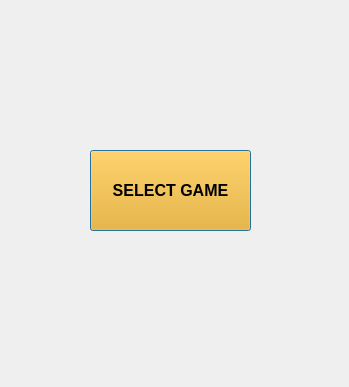
<?xml version="1.0" encoding="UTF-8"?>
<ui version="4.0">
 <class>Dialog</class>
 <widget class="QDialog" name="Dialog">
  <property name="geometry">
   <rect>
    <x>0</x>
    <y>0</y>
    <width>349</width>
    <height>387</height>
   </rect>
  </property>
  <property name="windowTitle">
   <string>Dialog</string>
  </property>
  <widget class="QPushButton" name="pushButton">
   <property name="geometry">
    <rect>
     <x>90</x>
     <y>150</y>
     <width>161</width>
     <height>81</height>
    </rect>
   </property>
   <property name="palette">
    <palette>
     <active>
      <colorrole role="WindowText">
       <brush brushstyle="SolidPattern">
        <color alpha="255">
         <red>0</red>
         <green>0</green>
         <blue>0</blue>
        </color>
       </brush>
      </colorrole>
      <colorrole role="Button">
       <brush brushstyle="SolidPattern">
        <color alpha="255">
         <red>255</red>
         <green>170</green>
         <blue>0</blue>
        </color>
       </brush>
      </colorrole>
      <colorrole role="Light">
       <brush brushstyle="SolidPattern">
        <color alpha="255">
         <red>255</red>
         <green>213</green>
         <blue>127</blue>
        </color>
       </brush>
      </colorrole>
      <colorrole role="Midlight">
       <brush brushstyle="SolidPattern">
        <color alpha="255">
         <red>255</red>
         <green>191</green>
         <blue>63</blue>
        </color>
       </brush>
      </colorrole>
      <colorrole role="Dark">
       <brush brushstyle="SolidPattern">
        <color alpha="255">
         <red>127</red>
         <green>85</green>
         <blue>0</blue>
        </color>
       </brush>
      </colorrole>
      <colorrole role="Mid">
       <brush brushstyle="SolidPattern">
        <color alpha="255">
         <red>170</red>
         <green>113</green>
         <blue>0</blue>
        </color>
       </brush>
      </colorrole>
      <colorrole role="Text">
       <brush brushstyle="SolidPattern">
        <color alpha="255">
         <red>0</red>
         <green>0</green>
         <blue>0</blue>
        </color>
       </brush>
      </colorrole>
      <colorrole role="BrightText">
       <brush brushstyle="SolidPattern">
        <color alpha="255">
         <red>255</red>
         <green>255</green>
         <blue>255</blue>
        </color>
       </brush>
      </colorrole>
      <colorrole role="ButtonText">
       <brush brushstyle="SolidPattern">
        <color alpha="255">
         <red>0</red>
         <green>0</green>
         <blue>0</blue>
        </color>
       </brush>
      </colorrole>
      <colorrole role="Base">
       <brush brushstyle="SolidPattern">
        <color alpha="255">
         <red>255</red>
         <green>255</green>
         <blue>255</blue>
        </color>
       </brush>
      </colorrole>
      <colorrole role="Window">
       <brush brushstyle="SolidPattern">
        <color alpha="255">
         <red>255</red>
         <green>170</green>
         <blue>0</blue>
        </color>
       </brush>
      </colorrole>
      <colorrole role="Shadow">
       <brush brushstyle="SolidPattern">
        <color alpha="255">
         <red>0</red>
         <green>0</green>
         <blue>0</blue>
        </color>
       </brush>
      </colorrole>
      <colorrole role="AlternateBase">
       <brush brushstyle="SolidPattern">
        <color alpha="255">
         <red>255</red>
         <green>212</green>
         <blue>127</blue>
        </color>
       </brush>
      </colorrole>
      <colorrole role="ToolTipBase">
       <brush brushstyle="SolidPattern">
        <color alpha="255">
         <red>255</red>
         <green>255</green>
         <blue>220</blue>
        </color>
       </brush>
      </colorrole>
      <colorrole role="ToolTipText">
       <brush brushstyle="SolidPattern">
        <color alpha="255">
         <red>0</red>
         <green>0</green>
         <blue>0</blue>
        </color>
       </brush>
      </colorrole>
     </active>
     <inactive>
      <colorrole role="WindowText">
       <brush brushstyle="SolidPattern">
        <color alpha="255">
         <red>0</red>
         <green>0</green>
         <blue>0</blue>
        </color>
       </brush>
      </colorrole>
      <colorrole role="Button">
       <brush brushstyle="SolidPattern">
        <color alpha="255">
         <red>255</red>
         <green>170</green>
         <blue>0</blue>
        </color>
       </brush>
      </colorrole>
      <colorrole role="Light">
       <brush brushstyle="SolidPattern">
        <color alpha="255">
         <red>255</red>
         <green>213</green>
         <blue>127</blue>
        </color>
       </brush>
      </colorrole>
      <colorrole role="Midlight">
       <brush brushstyle="SolidPattern">
        <color alpha="255">
         <red>255</red>
         <green>191</green>
         <blue>63</blue>
        </color>
       </brush>
      </colorrole>
      <colorrole role="Dark">
       <brush brushstyle="SolidPattern">
        <color alpha="255">
         <red>127</red>
         <green>85</green>
         <blue>0</blue>
        </color>
       </brush>
      </colorrole>
      <colorrole role="Mid">
       <brush brushstyle="SolidPattern">
        <color alpha="255">
         <red>170</red>
         <green>113</green>
         <blue>0</blue>
        </color>
       </brush>
      </colorrole>
      <colorrole role="Text">
       <brush brushstyle="SolidPattern">
        <color alpha="255">
         <red>0</red>
         <green>0</green>
         <blue>0</blue>
        </color>
       </brush>
      </colorrole>
      <colorrole role="BrightText">
       <brush brushstyle="SolidPattern">
        <color alpha="255">
         <red>255</red>
         <green>255</green>
         <blue>255</blue>
        </color>
       </brush>
      </colorrole>
      <colorrole role="ButtonText">
       <brush brushstyle="SolidPattern">
        <color alpha="255">
         <red>0</red>
         <green>0</green>
         <blue>0</blue>
        </color>
       </brush>
      </colorrole>
      <colorrole role="Base">
       <brush brushstyle="SolidPattern">
        <color alpha="255">
         <red>255</red>
         <green>255</green>
         <blue>255</blue>
        </color>
       </brush>
      </colorrole>
      <colorrole role="Window">
       <brush brushstyle="SolidPattern">
        <color alpha="255">
         <red>255</red>
         <green>170</green>
         <blue>0</blue>
        </color>
       </brush>
      </colorrole>
      <colorrole role="Shadow">
       <brush brushstyle="SolidPattern">
        <color alpha="255">
         <red>0</red>
         <green>0</green>
         <blue>0</blue>
        </color>
       </brush>
      </colorrole>
      <colorrole role="AlternateBase">
       <brush brushstyle="SolidPattern">
        <color alpha="255">
         <red>255</red>
         <green>212</green>
         <blue>127</blue>
        </color>
       </brush>
      </colorrole>
      <colorrole role="ToolTipBase">
       <brush brushstyle="SolidPattern">
        <color alpha="255">
         <red>255</red>
         <green>255</green>
         <blue>220</blue>
        </color>
       </brush>
      </colorrole>
      <colorrole role="ToolTipText">
       <brush brushstyle="SolidPattern">
        <color alpha="255">
         <red>0</red>
         <green>0</green>
         <blue>0</blue>
        </color>
       </brush>
      </colorrole>
     </inactive>
     <disabled>
      <colorrole role="WindowText">
       <brush brushstyle="SolidPattern">
        <color alpha="255">
         <red>127</red>
         <green>85</green>
         <blue>0</blue>
        </color>
       </brush>
      </colorrole>
      <colorrole role="Button">
       <brush brushstyle="SolidPattern">
        <color alpha="255">
         <red>255</red>
         <green>170</green>
         <blue>0</blue>
        </color>
       </brush>
      </colorrole>
      <colorrole role="Light">
       <brush brushstyle="SolidPattern">
        <color alpha="255">
         <red>255</red>
         <green>213</green>
         <blue>127</blue>
        </color>
       </brush>
      </colorrole>
      <colorrole role="Midlight">
       <brush brushstyle="SolidPattern">
        <color alpha="255">
         <red>255</red>
         <green>191</green>
         <blue>63</blue>
        </color>
       </brush>
      </colorrole>
      <colorrole role="Dark">
       <brush brushstyle="SolidPattern">
        <color alpha="255">
         <red>127</red>
         <green>85</green>
         <blue>0</blue>
        </color>
       </brush>
      </colorrole>
      <colorrole role="Mid">
       <brush brushstyle="SolidPattern">
        <color alpha="255">
         <red>170</red>
         <green>113</green>
         <blue>0</blue>
        </color>
       </brush>
      </colorrole>
      <colorrole role="Text">
       <brush brushstyle="SolidPattern">
        <color alpha="255">
         <red>127</red>
         <green>85</green>
         <blue>0</blue>
        </color>
       </brush>
      </colorrole>
      <colorrole role="BrightText">
       <brush brushstyle="SolidPattern">
        <color alpha="255">
         <red>255</red>
         <green>255</green>
         <blue>255</blue>
        </color>
       </brush>
      </colorrole>
      <colorrole role="ButtonText">
       <brush brushstyle="SolidPattern">
        <color alpha="255">
         <red>127</red>
         <green>85</green>
         <blue>0</blue>
        </color>
       </brush>
      </colorrole>
      <colorrole role="Base">
       <brush brushstyle="SolidPattern">
        <color alpha="255">
         <red>255</red>
         <green>170</green>
         <blue>0</blue>
        </color>
       </brush>
      </colorrole>
      <colorrole role="Window">
       <brush brushstyle="SolidPattern">
        <color alpha="255">
         <red>255</red>
         <green>170</green>
         <blue>0</blue>
        </color>
       </brush>
      </colorrole>
      <colorrole role="Shadow">
       <brush brushstyle="SolidPattern">
        <color alpha="255">
         <red>0</red>
         <green>0</green>
         <blue>0</blue>
        </color>
       </brush>
      </colorrole>
      <colorrole role="AlternateBase">
       <brush brushstyle="SolidPattern">
        <color alpha="255">
         <red>255</red>
         <green>170</green>
         <blue>0</blue>
        </color>
       </brush>
      </colorrole>
      <colorrole role="ToolTipBase">
       <brush brushstyle="SolidPattern">
        <color alpha="255">
         <red>255</red>
         <green>255</green>
         <blue>220</blue>
        </color>
       </brush>
      </colorrole>
      <colorrole role="ToolTipText">
       <brush brushstyle="SolidPattern">
        <color alpha="255">
         <red>0</red>
         <green>0</green>
         <blue>0</blue>
        </color>
       </brush>
      </colorrole>
     </disabled>
    </palette>
   </property>
   <property name="font">
    <font>
     <family>Tahoma</family>
     <pointsize>12</pointsize>
     <weight>75</weight>
     <bold>true</bold>
    </font>
   </property>
   <property name="mouseTracking">
    <bool>false</bool>
   </property>
   <property name="focusPolicy">
    <enum>Qt::StrongFocus</enum>
   </property>
   <property name="text">
    <string>SELECT GAME</string>
   </property>
   <property name="checkable">
    <bool>false</bool>
   </property>
   <property name="checked">
    <bool>false</bool>
   </property>
   <property name="default">
    <bool>false</bool>
   </property>
   <property name="flat">
    <bool>false</bool>
   </property>
  </widget>
 </widget>
 <resources/>
 <connections/>
</ui>
